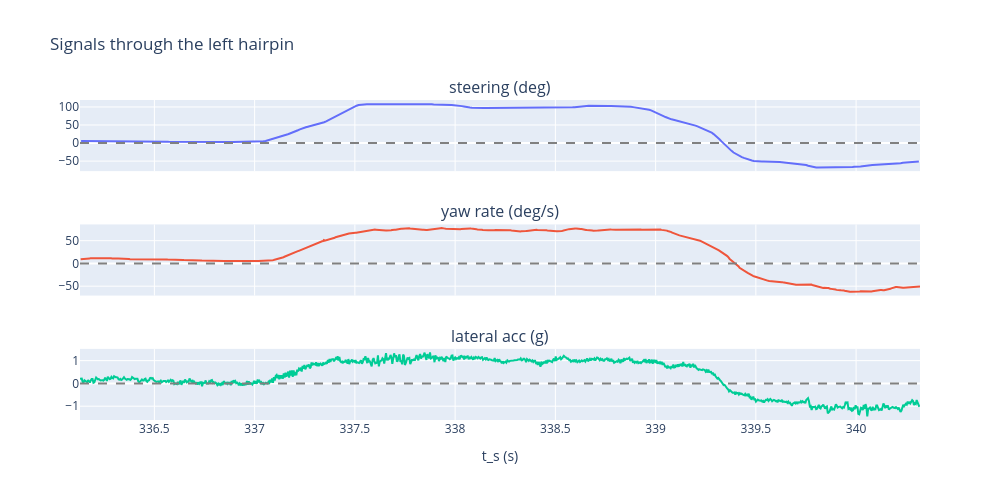

Write notebook code for a chart like this one.
### Code cell
import plotly.graph_objects as go
from plotly.subplots import make_subplots

t0 = hairpin.min() - 1
t1 = hairpin.max() + 1

signals = [
    ("steer_angle", "angle", "steering (deg)"),
    ("imu_angular_rate", "z", "yaw rate (deg/s)"),
    ("imu_acceleration", "y", "lateral acc (g)"),
]

fig = make_subplots(rows=len(signals), cols=1, shared_xaxes=True,
                    subplot_titles=[label for _, _, label in signals])

for i, (name, col, label) in enumerate(signals, start=1):
    df = load(name)
    w = df[(df["t_s"] >= t0) & (df["t_s"] <= t1)]
    fig.add_trace(go.Scatter(x=w["t_s"], y=w[col], name=label), row=i, col=1)
    fig.add_hline(y=0, line_dash="dash", line_color="gray", row=i, col=1)  

fig.update_layout(height=500, width = 1000, title="Signals through the left hairpin",
                  showlegend=False)
fig.update_xaxes(title_text="t_s (s)", row=len(signals), col=1)
fig.show()

### Figure 1 — Plotly figure (JSON) as saved in the notebook; plotly's stock layout.template omitted (floating-point values rounded to 4 significant figures; data arrays with more than 128 entries replaced by an {"elided": "..."} marker saying what was removed)
{"data": [{"name": "steering (deg)", "type": "scatter", "x": {"elided": "401 float values"}, "xaxis": "x", "y": {"elided": "401 float values"}, "yaxis": "y"}, {"name": "yaw rate (deg/s)", "type": "scatter", "x": {"elided": "936 float values"}, "xaxis": "x2", "y": {"elided": "936 float values"}, "yaxis": "y2"}, {"name": "lateral acc (g)", "type": "scatter", "x": {"elided": "936 float values"}, "xaxis": "x3", "y": {"elided": "936 float values"}, "yaxis": "y3"}], "layout": {"annotations": [{"font": {"size": 16}, "showarrow": false, "text": "steering (deg)", "x": 0.5, "xanchor": "center", "xref": "paper", "y": 1, "yanchor": "bottom", "yref": "paper"}, {"font": {"size": 16}, "showarrow": false, "text": "yaw rate (deg/s)", "x": 0.5, "xanchor": "center", "xref": "paper", "y": 0.6111, "yanchor": "bottom", "yref": "paper"}, {"font": {"size": 16}, "showarrow": false, "text": "lateral acc (g)", "x": 0.5, "xanchor": "center", "xref": "paper", "y": 0.2222, "yanchor": "bottom", "yref": "paper"}], "height": 500, "shapes": [{"line": {"color": "gray", "dash": "dash"}, "type": "line", "x0": 0, "x1": 1, "xref": "x domain", "y0": 0, "y1": 0, "yref": "y"}, {"line": {"color": "gray", "dash": "dash"}, "type": "line", "x0": 0, "x1": 1, "xref": "x2 domain", "y0": 0, "y1": 0, "yref": "y2"}, {"line": {"color": "gray", "dash": "dash"}, "type": "line", "x0": 0, "x1": 1, "xref": "x3 domain", "y0": 0, "y1": 0, "yref": "y3"}], "showlegend": false, "title": {"text": "Signals through the left hairpin"}, "width": 1000, "xaxis": {"anchor": "y", "domain": [0, 1], "matches": "x3", "showticklabels": false}, "xaxis2": {"anchor": "y2", "domain": [0, 1], "matches": "x3", "showticklabels": false}, "xaxis3": {"anchor": "y3", "domain": [0, 1], "title": {"text": "t_s (s)"}}, "yaxis": {"anchor": "x", "domain": [0.7778, 1]}, "yaxis2": {"anchor": "x2", "domain": [0.3889, 0.6111]}, "yaxis3": {"anchor": "x3", "domain": [0, 0.2222]}}}
